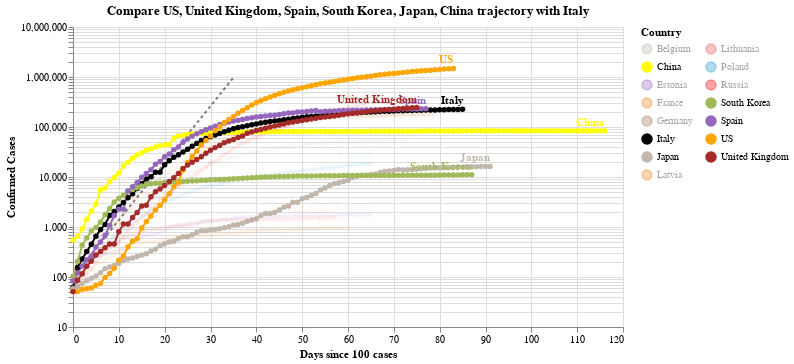

The cell this chart's notebook holds for it:
### Code cell
#hide_input
chart2 = make_since_chart(dff2, ['US', 'United Kingdom', 'Spain', 'South Korea', 'Japan', 'China'], baseline_countries)
chart2

### Figure 1 — Vega-Lite specification as saved in the notebook (floating-point values rounded to 4 significant figures; data arrays with more than 128 entries replaced by an {"elided": "..."} marker saying what was removed)
{"config": {"view": {"continuousWidth": 400, "continuousHeight": 300}}, "layer": [{"data": {"name": "data-628230001892d6798b50651be41d1b3e"}, "mark": {"type": "line", "color": "black", "opacity": 0.5, "strokeDash": [3, 3]}, "encoding": {"x": {"type": "quantitative", "field": "Days since 100 cases"}, "y": {"type": "quantitative", "field": "Confirmed Cases"}}}, {"data": {"name": "data-3ea7d1a2d2459a676a97e7890d9899f0"}, "mark": {"type": "line", "point": true}, "encoding": {"color": {"type": "nominal", "field": "Country", "legend": {"columns": 2}, "scale": {"domain": ["Belgium", "China", "Estonia", "France", "Germany", "Italy", "Japan", "Latvia", "Lithuania", "Poland", "Russia", "South Korea", "Spain", "US", "United Kingdom"], "range": ["#C1B7AD", "yellow", "#9467bd", "#F58518", "#9D755D", "black", "#C1B7AD", "#F58518", "#E45756", "#2495D3", "red", "#A1BA59", "#9467bd", "orange", "brown"]}}, "opacity": {"condition": {"value": 1, "selection": "selector006"}, "value": 0.05}, "tooltip": [{"type": "nominal", "field": "Country"}, {"type": "temporal", "field": "Date"}, {"type": "quantitative", "field": "Confirmed Cases"}, {"type": "quantitative", "field": "Days since 100 cases"}], "x": {"type": "quantitative", "field": "Days since 100 cases"}, "y": {"type": "quantitative", "field": "Confirmed Cases", "scale": {"type": "log"}}}, "selection": {"selector006": {"type": "multi", "fields": ["Country"], "bind": "legend", "init": [{"Country": "US"}, {"Country": "United Kingdom"}, {"Country": "Spain"}, {"Country": "South Korea"}, {"Country": "Japan"}, {"Country": "China"}, {"Country": "Italy"}]}}, "width": 550}, {"data": {"name": "data-3ea7d1a2d2459a676a97e7890d9899f0"}, "mark": {"type": "text", "align": "right", "dy": -8, "fontWeight": "bold"}, "encoding": {"color": {"type": "nominal", "field": "Country", "legend": {"columns": 2}, "scale": {"domain": ["Belgium", "China", "Estonia", "France", "Germany", "Italy", "Japan", "Latvia", "Lithuania", "Poland", "Russia", "South Korea", "Spain", "US", "United Kingdom"], "range": ["#C1B7AD", "yellow", "#9467bd", "#F58518", "#9D755D", "black", "#C1B7AD", "#F58518", "#E45756", "#2495D3", "red", "#A1BA59", "#9467bd", "orange", "brown"]}}, "opacity": {"condition": {"value": 1, "selection": "selector006"}, "value": 0.05}, "text": {"type": "nominal", "field": "Country"}, "tooltip": [{"type": "nominal", "field": "Country"}, {"type": "temporal", "field": "Date"}, {"type": "quantitative", "field": "Confirmed Cases"}, {"type": "quantitative", "field": "Days since 100 cases"}], "x": {"type": "quantitative", "field": "Days since 100 cases"}, "y": {"type": "quantitative", "field": "Confirmed Cases", "scale": {"type": "log"}}}, "transform": [{"filter": "(datum['Date'] >= 1589673600000)"}], "width": 550}], "title": "Compare US, United Kingdom, Spain, South Korea, Japan, China trajectory with Italy", "$schema": "https://vega.github.io/schema/vega-lite/v4.0.2.json", "datasets": {"data-628230001892d6798b50651be41d1b3e": [{"Days since 100 cases": 0, "Confirmed Cases": 100.0}, {"Days since 100 cases": 1, "Confirmed Cases": 130.0}, {"Days since 100 cases": 2, "Confirmed Cases": 169.0}, {"Days since 100 cases": 3, "Confirmed Cases": 219.7}, {"Days since 100 cases": 4, "Confirmed Cases": 285.6}, {"Days since 100 cases": 5, "Confirmed Cases": 371.3}, {"Days since 100 cases": 6, "Confirmed Cases": 482.7}, {"Days since 100 cases": 7, "Confirmed Cases": 627.5}, {"Days since 100 cases": 8, "Confirmed Cases": 815.7}, {"Days since 100 cases": 9, "Confirmed Cases": 1060.0}, {"Days since 100 cases": 10, "Confirmed Cases": 1379.0}, {"Days since 100 cases": 11, "Confirmed Cases": 1792.0}, {"Days since 100 cases": 12, "Confirmed Cases": 2330.0}, {"Days since 100 cases": 13, "Confirmed Cases": 3029.0}, {"Days since 100 cases": 14, "Confirmed Cases": 3937.0}, {"Days since 100 cases": 15, "Confirmed Cases": 5119.0}, {"Days since 100 cases": 16, "Confirmed Cases": 6654.0}, {"Days since 100 cases": 17, "Confirmed Cases": 8650.0}, {"Days since 100 cases": 18, "Confirmed Cases": 11250.0}, {"Days since 100 cases": 19, "Confirmed Cases": 14620.0}, {"Days since 100 cases": 20, "Confirmed Cases": 19000.0}, {"Days since 100 cases": 21, "Confirmed Cases": 24710.0}, {"Days since 100 cases": 22, "Confirmed Cases": 32120.0}, {"Days since 100 cases": 23, "Confirmed Cases": 41750.0}, {"Days since 100 cases": 24, "Confirmed Cases": 54280.0}, {"Days since 100 cases": 25, "Confirmed Cases": 70560.0}, {"Days since 100 cases": 26, "Confirmed Cases": 91730.0}, {"Days since 100 cases": 27, "Confirmed Cases": 119300.0}, {"Days since 100 cases": 28, "Confirmed Cases": 155000.0}, {"Days since 100 cases": 29, "Confirmed Cases": 201500.0}, {"Days since 100 cases": 30, "Confirmed Cases": 262000.0}, {"Days since 100 cases": 31, "Confirmed Cases": 340600.0}, {"Days since 100 cases": 32, "Confirmed Cases": 442800.0}, {"Days since 100 cases": 33, "Confirmed Cases": 575600.0}, {"Days since 100 cases": 34, "Confirmed Cases": 748300.0}, {"Days since 100 cases": 35, "Confirmed Cases": 972800.0}], "data-3ea7d1a2d2459a676a97e7890d9899f0": {"elided": "1170 records"}}}
